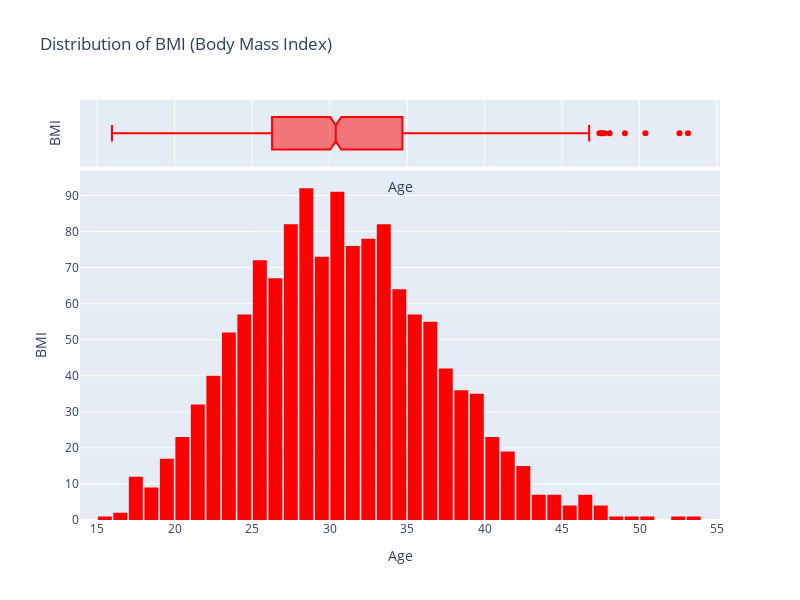

Source (notebook cell):
### Code cell
fig = px.histogram(medical_df, 
                   x='bmi',
                   marginal='box',
                   nbins=47,
                   color_discrete_sequence=['red'],
                   title='Distribution of BMI (Body Mass Index)')
fig.update_layout(bargap=0.1, height=600, width=800)
fig.update_xaxes(title_text='Age')
fig.update_yaxes(title_text='BMI')
fig.show()

### Figure 1 — Plotly figure (JSON) as saved in the notebook; plotly's stock layout.template omitted (floating-point values rounded to 4 significant figures; data arrays with more than 128 entries replaced by an {"elided": "..."} marker saying what was removed)
{"data": [{"alignmentgroup": "True", "bingroup": "x", "hovertemplate": "bmi=%{x}<br>count=%{y}<extra></extra>", "legendgroup": "", "marker": {"color": "red", "pattern": {"shape": ""}}, "name": "", "nbinsx": 47, "offsetgroup": "", "orientation": "v", "showlegend": false, "type": "histogram", "x": {"elided": "1338 float values"}, "xaxis": "x", "yaxis": "y"}, {"alignmentgroup": "True", "hovertemplate": "bmi=%{x}<extra></extra>", "legendgroup": "", "marker": {"color": "red"}, "name": "", "notched": true, "offsetgroup": "", "showlegend": false, "type": "box", "x": {"elided": "1338 float values"}, "xaxis": "x2", "yaxis": "y2"}], "layout": {"bargap": 0.1, "barmode": "relative", "height": 600, "legend": {"tracegroupgap": 0}, "title": {"text": "Distribution of BMI (Body Mass Index)"}, "width": 800, "xaxis": {"anchor": "y", "autorange": true, "domain": [0, 1], "range": [13.9, 55.2], "title": {"text": "Age"}, "type": "linear"}, "xaxis2": {"anchor": "y2", "autorange": true, "domain": [0, 1], "matches": "x", "range": [13.9, 55.2], "showgrid": true, "showticklabels": false, "title": {"text": "Age"}, "type": "linear"}, "yaxis": {"anchor": "x", "autorange": true, "domain": [0, 0.8316], "range": [0, 96.84], "title": {"text": "BMI"}}, "yaxis2": {"anchor": "x2", "autorange": true, "domain": [0.8416, 1], "matches": "y2", "range": [-0.5, 0.5], "showgrid": false, "showline": false, "showticklabels": false, "ticks": "", "title": {"text": "BMI"}, "type": "category"}}}
